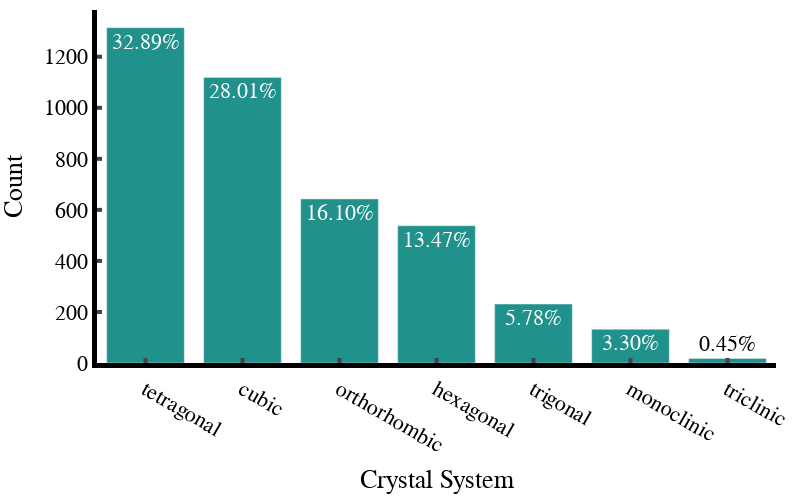

Write notebook code for a chart like this one.
### Markdown cell above
I did not expect the categorised crystal system to have a lowered correlation to tc after taking cuperates away, its probably important to also include categorising the family type and including it as a property

### Code cell
crystal_system_counts = df_MP_non_zero["crystal_system"].value_counts()
precentages = (df_MP_non_zero["crystal_system"].value_counts()/len(df_MP_non_zero))*100
# Create a bar plot
data = [go.Bar(x=crystal_system_counts.index,
               y=crystal_system_counts.values,
               text= [f'{x:.2f}%' for x in precentages],
               textposition='auto',
               marker = dict(color='rgb(33, 145, 140)'))]

# Create the layout
layout = go.Layout(xaxis=dict(title="Crystal System", showline=True, linewidth=5, linecolor='black',
                              ticks='inside', tickwidth=4, ticklen=5),
                   yaxis=dict(title="Count", showline=True, linewidth=5, linecolor='black',
                              ticks='inside', tickwidth=4, ticklen=5), 
                   width=800,
                   height=500,
                   plot_bgcolor='white',
                   paper_bgcolor='white', 
                   font=dict(family='Helvetica', size=22, color='black'),
                   margin=dict(l=10, r=10, b=10, t=10))

# Create the figure
fig = go.Figure(data=data, layout=layout)

# Show the figure
fig.show()

fig.write_image(f"plots/bar_cryst_composition.png", width=800, height=500, scale=3)

### Figure 1 — Plotly figure (JSON) as saved in the notebook; plotly's stock layout.template omitted (floating-point values rounded to 4 significant figures)
{"data": [{"marker": {"color": "rgb(33, 145, 140)"}, "text": ["32.89%", "28.01%", "16.10%", "13.47%", "5.78%", "3.30%", "0.45%"], "textposition": "auto", "type": "bar", "x": ["tetragonal", "cubic", "orthorhombic", "hexagonal", "trigonal", "monoclinic", "triclinic"], "y": [1314, 1119, 643, 538, 231, 132, 18]}], "layout": {"font": {"color": "black", "family": "Helvetica", "size": 22}, "height": 500, "margin": {"b": 10, "l": 10, "r": 10, "t": 10}, "paper_bgcolor": "white", "plot_bgcolor": "white", "width": 800, "xaxis": {"linecolor": "black", "linewidth": 5, "showline": true, "ticklen": 5, "ticks": "inside", "tickwidth": 4, "title": {"text": "Crystal System"}}, "yaxis": {"linecolor": "black", "linewidth": 5, "showline": true, "ticklen": 5, "ticks": "inside", "tickwidth": 4, "title": {"text": "Count"}}}}
